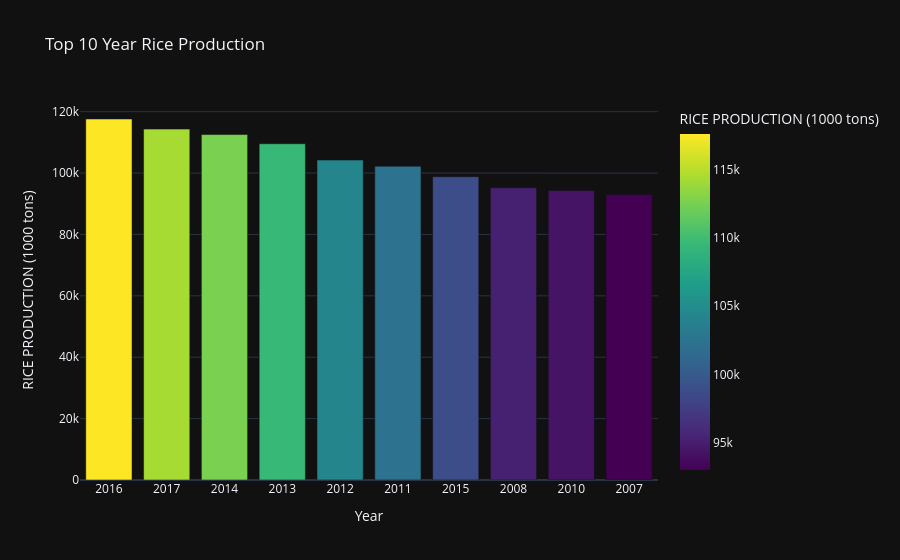

Notebook cell for this chart:
### Code cell
#Since Year is in int64 Plotly considers as Continuous axis and arranges numerically, If we can convert into string for categorical purposes it will sort the issue
top10 = ten_year_riceprod.copy()

top10['Year'] = top10['Year'].astype(str)

fig = px.bar(
    top10,
    x='Year',
    y='RICE PRODUCTION (1000 tons)',
    color='RICE PRODUCTION (1000 tons)',
    color_continuous_scale='viridis',
    title='Top 10 Year Rice Production',
    template='plotly_dark'
)

fig.show()

### Figure 1 — Plotly figure (JSON) as saved in the notebook; plotly's stock layout.template omitted (floating-point values rounded to 4 significant figures)
{"data": [{"alignmentgroup": "True", "hovertemplate": "Year=%{x}<br>RICE PRODUCTION (1000 tons)=%{marker.color}<extra></extra>", "legendgroup": "", "marker": {"color": [117600.0, 114300.0, 112600.0, 109600.0, 104200.0, 102200.0, 98820.0, 95230.0, 94300.0, 93000.0], "coloraxis": "coloraxis", "pattern": {"shape": ""}}, "name": "", "offsetgroup": "", "orientation": "v", "showlegend": false, "textposition": "auto", "type": "bar", "x": ["2016", "2017", "2014", "2013", "2012", "2011", "2015", "2008", "2010", "2007"], "xaxis": "x", "y": [117600.0, 114300.0, 112600.0, 109600.0, 104200.0, 102200.0, 98820.0, 95230.0, 94300.0, 93000.0], "yaxis": "y"}], "layout": {"autosize": true, "barmode": "relative", "coloraxis": {"colorbar": {"title": {"text": "RICE PRODUCTION (1000 tons)"}}, "colorscale": [[0, "#440154"], [0.1111, "#482878"], [0.2222, "#3e4989"], [0.3333, "#31688e"], [0.4444, "#26828e"], [0.5556, "#1f9e89"], [0.6667, "#35b779"], [0.7778, "#6ece58"], [0.8889, "#b5de2b"], [1, "#fde725"]]}, "legend": {"tracegroupgap": 0}, "title": {"text": "Top 10 Year Rice Production"}, "xaxis": {"anchor": "y", "autorange": true, "domain": [0, 1], "range": [-0.5, 9.5], "title": {"text": "Year"}, "type": "category"}, "yaxis": {"anchor": "x", "autorange": true, "domain": [0, 1], "range": [0, 123800.0], "title": {"text": "RICE PRODUCTION (1000 tons)"}, "type": "linear"}}}
